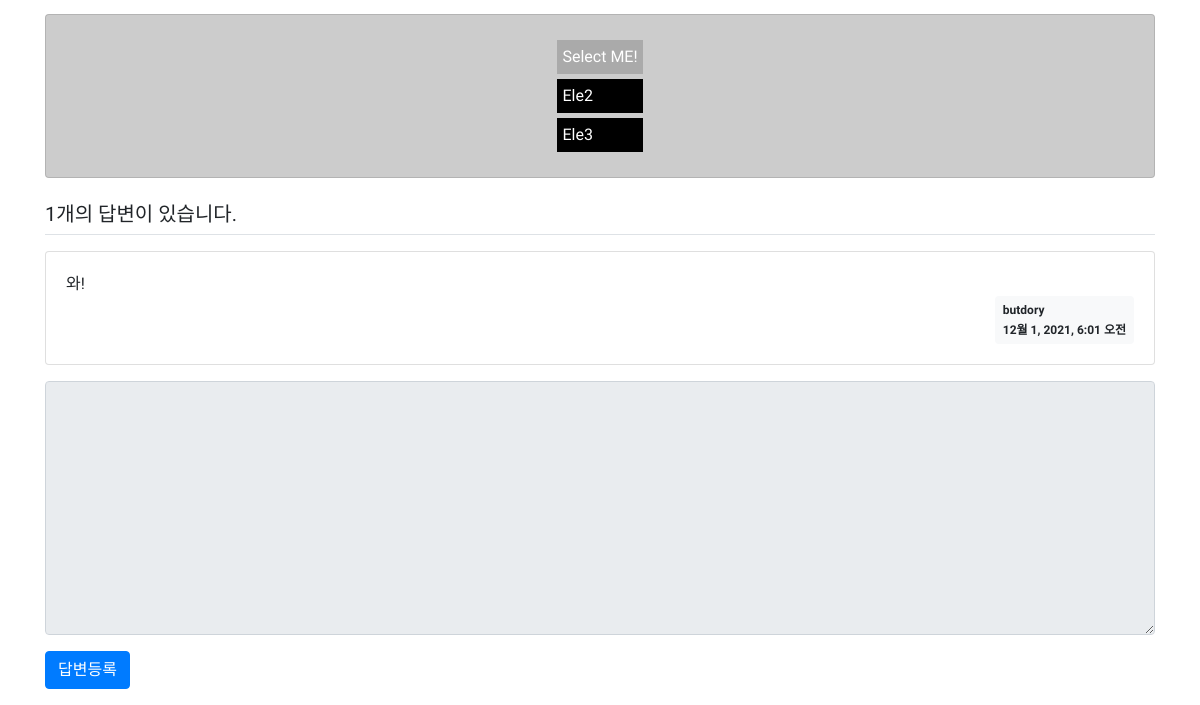
The page /learnCSS/331/ (lower part) on the database as committed earlier.
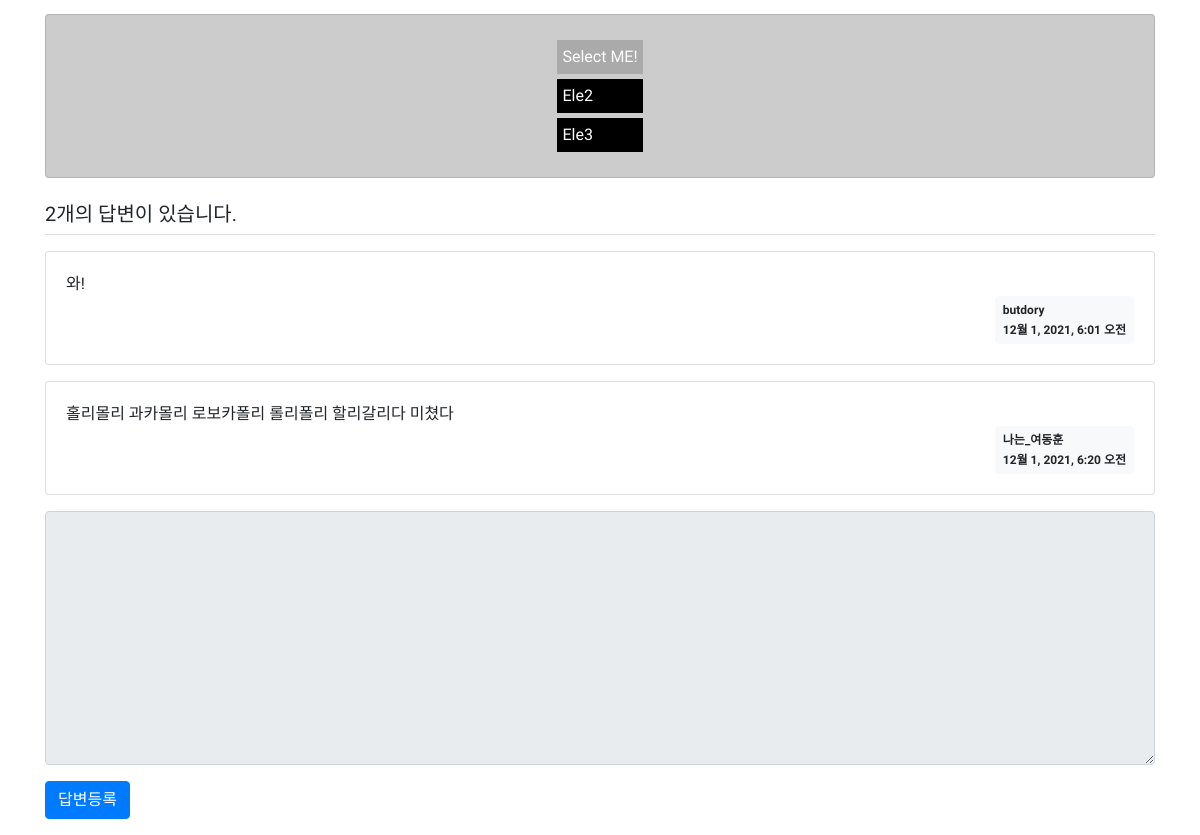
The same page on the database as committed later.
### learnCSS/models.py (models this page shows, shortened)
class Html(models.Model):
    subject = models.CharField(max_length=200, null=True)
    author = models.ForeignKey(User, on_delete=models.CASCADE, null=True)
    css = models.TextField(null=True)
    html = models.TextField(null=True)
    content = models.TextField(null=True)
    create_Date = models.DateTimeField(null=True)
    modify_Date = models.DateTimeField(null=True, blank=True)

class Html_Answer(models.Model):
    author = models.ForeignKey(User, on_delete=models.CASCADE, null = True)
    question = models.ForeignKey(Html, on_delete=models.CASCADE, null=True)
    content = models.TextField()
    modify_Date = models.DateTimeField(null=True, blank=True)
    create_Date = models.DateTimeField()

### learnCSS/views.py (the view)
# urls.py: path('<int:question_id>/', views.detail, name='detail'),
def detail(request, question_id):
    question = Html.objects.get(id=question_id)
    context = {'question': question}
    return render(request, 'learnCSS/learnCSS_detail.html', context)

### templates/learnCSS/learnCSS_detail.html (shortened to what this page needs)
{% extends 'base.html' %}
{% block content %}
{% load static %}
<link rel="stylesheet" type="text/css" href="{% static 'css/index.css' %}">
<div class="container my-3">
    <div class="card my-3" style="background-color: #ccc;">
        <div class="card-body output" style="height: 100%;">
        </div>
    </div>
    <h5 class="border-bottom my-3 py-2">{{question.html_answer_set.count}}개의 답변이 있습니다.</h5>
    {% for answer in question.html_answer_set.all %}
    <div class="card my-3">
        <div class="card-body">
            <div class="card-text" style="white-space: pre-line;">{{ answer.content }}</div>
            <div class="d-flex justify-content-end">
                <div class="badge badge-light p-2 text-left">
                    <div class="mb-2">{{ answer.author.username }}</div>
                    <div>{{ answer.create_Date }}</div>
                </div>
            </div>
        </div>
    </div>
    {% endfor %}
    <form action="{% url 'learnCSS:html_answer_create' question.id %}" method="post" class="my-3">
        <div class="form-group">
            <textarea {% if not user.is_authenticated %}disabled{% endif %}
              name="content" id="content" class="form-control" rows="10"></textarea>
        </div>
        <input type="submit" value="답변등록" class="btn btn-primary">
    </form>
</div>
{% endblock %}

Rows that differ between the two databases and show on the page:
computed for Html: html_answer_set.count "1" → "2"
added Html_Answer: content "홀리몰리 과카몰리 로보카폴리 롤리폴리 할리갈리다 미쳤다", author.username "나는_여동훈", create_Date "12월 1, 2021, 6:20 오전"
